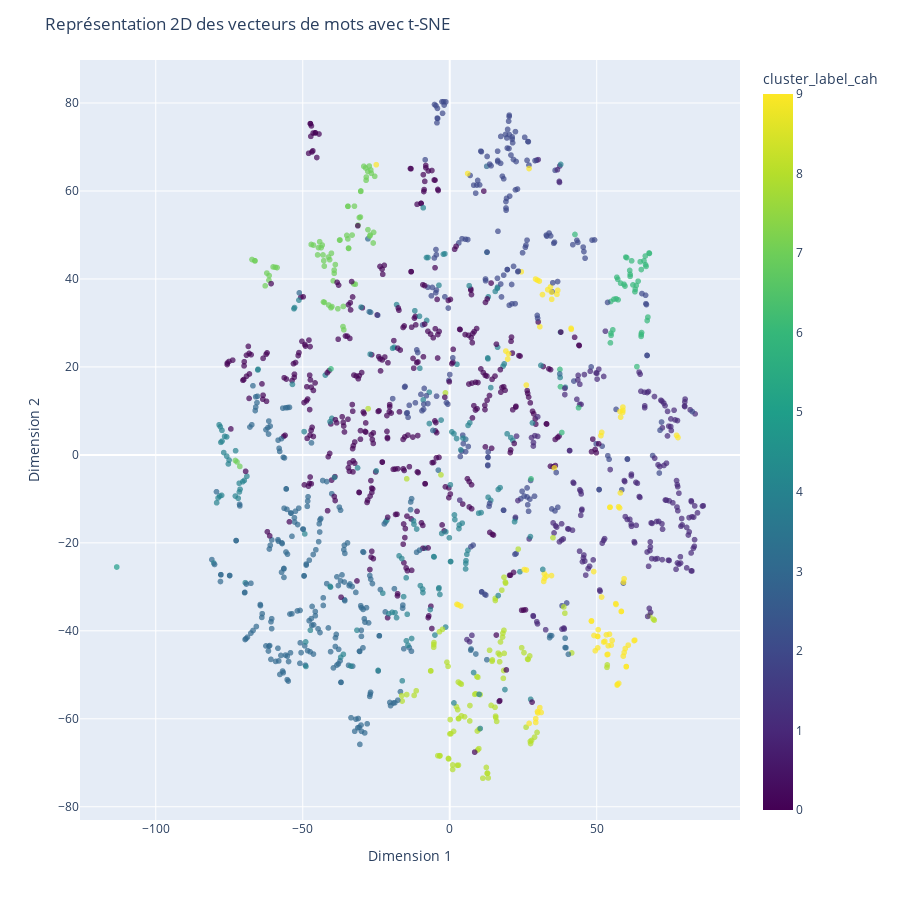

The notebook cell this image was saved under:
### Code cell
# Créer un graphique dynamique avec Plotly
fig = px.scatter(df_final[['content', 'embedding_prop_x', 'embedding_prop_y', 'cluster_label_cah']], 
                 x='embedding_prop_x', 
                 y='embedding_prop_y', 
                 hover_name='content', 
                 color='cluster_label_cah', 
                 color_continuous_scale='Viridis',  # Choisir une palette de couleurs
                 range_color=[0, df_final['cluster_label_cah'].max()],  # Définir la plage de couleurs en fonction des étiquettes de cluster
                 labels={'cluster_label': 'Cluster cluster_label_cah'},  # Renommer l'étiquette de la légende
                 color_continuous_midpoint=int(df_final['cluster_label_cah'].max() / 2),  # Point médian de la palette de couleurs
                 opacity=0.7)  # Opacité des points

fig.update_traces(textposition='top center', showlegend=False)
fig.update_layout(title='Représentation 2D des clusters de phrases avec CAH',
                  xaxis=dict(title='Dimension 1'),
                  yaxis=dict(title='Dimension 2'),
                  hoverlabel=dict(font_size=16),  # Ajuster la taille de la police pour l'étiquette de survol
                  width=900,  # Largeur de la figure en pixels
                  height=900)  # Hauteur de la figure en pixels)

fig.show()

### Figure 1 — Plotly figure (JSON) as saved in the notebook; plotly's stock layout.template omitted (floating-point values rounded to 4 significant figures; data arrays with more than 128 entries replaced by an {"elided": "..."} marker saying what was removed)
{"data": [{"hovertemplate": "<b>%{hovertext}</b><br><br>embedding_prop_x=%{x}<br>embedding_prop_y=%{y}<br>cluster_label_cah=%{marker.color}<extra></extra>", "hovertext": {"elided": "1493 str values"}, "legendgroup": "", "marker": {"color": {"elided": "1493 int values"}, "coloraxis": "coloraxis", "opacity": 0.7, "symbol": "circle"}, "mode": "markers", "name": "", "showlegend": false, "textposition": "top center", "type": "scattergl", "x": {"elided": "1493 float values"}, "xaxis": "x", "y": {"elided": "1493 float values"}, "yaxis": "y"}], "layout": {"coloraxis": {"cmax": 9, "cmid": 4, "cmin": 0, "colorbar": {"title": {"text": "cluster_label_cah"}}, "colorscale": [[0, "#440154"], [0.1111, "#482878"], [0.2222, "#3e4989"], [0.3333, "#31688e"], [0.4444, "#26828e"], [0.5556, "#1f9e89"], [0.6667, "#35b779"], [0.7778, "#6ece58"], [0.8889, "#b5de2b"], [1, "#fde725"]]}, "height": 900, "hoverlabel": {"font": {"size": 16}}, "legend": {"tracegroupgap": 0}, "margin": {"t": 60}, "title": {"text": "Représentation 2D des vecteurs de mots avec t-SNE"}, "width": 900, "xaxis": {"anchor": "y", "domain": [0, 1], "title": {"text": "Dimension 1"}}, "yaxis": {"anchor": "x", "domain": [0, 1], "title": {"text": "Dimension 2"}}}}
